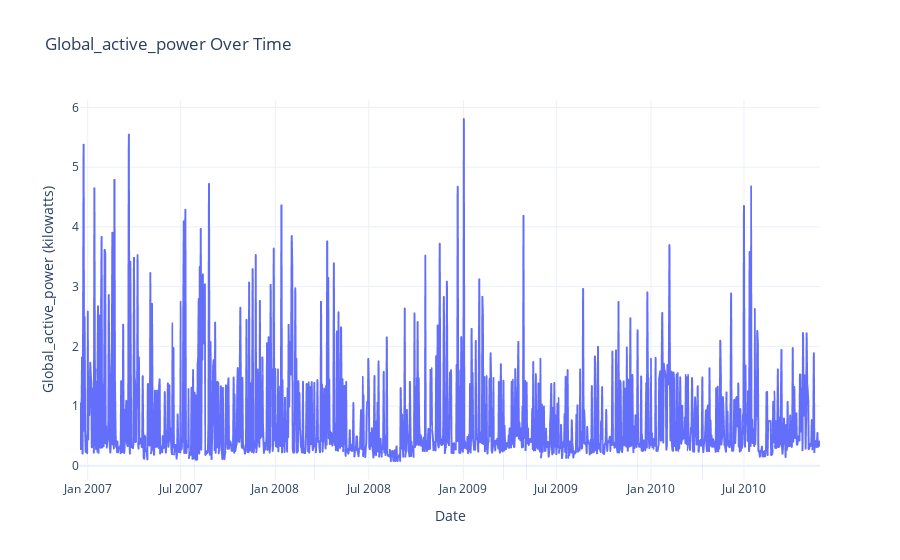
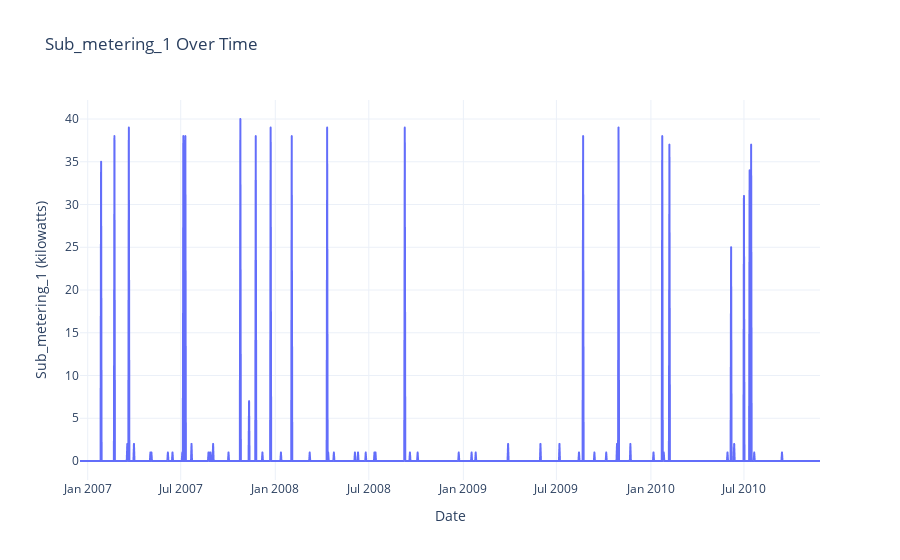
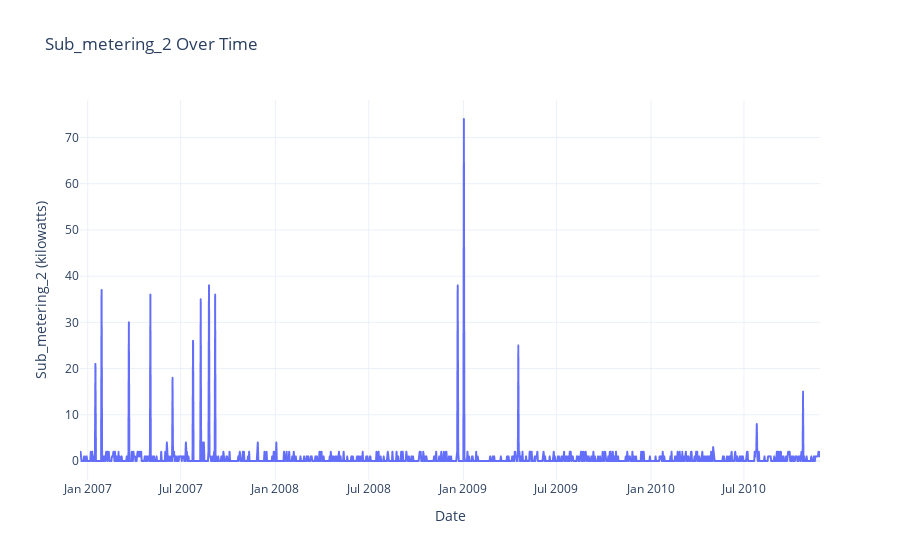
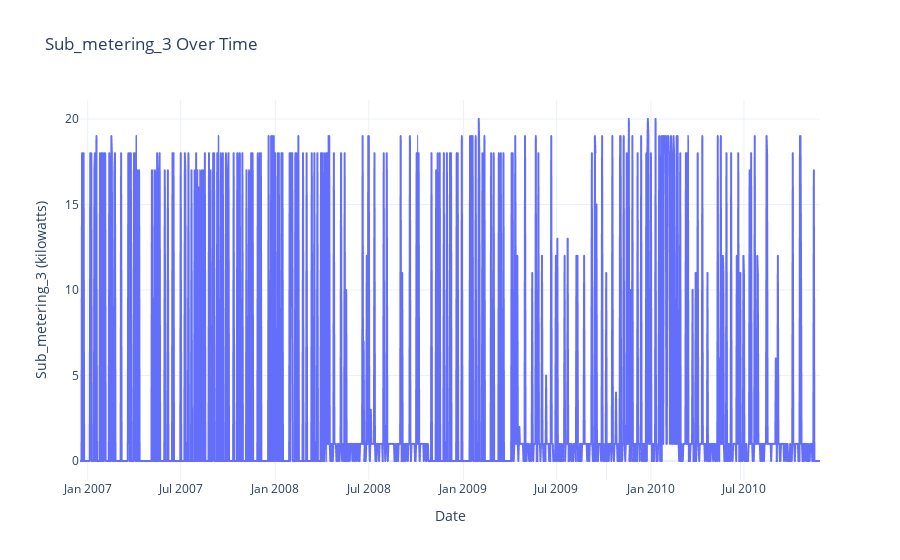

The notebook cell saved with these charts, in order:
### Code cell
# Visualize the energy consumption over time
def energy_consumption_over_time(df):
    for column in ['Global_active_power', 'Sub_metering_1', 'Sub_metering_2', 'Sub_metering_3',]:
        fig = px.line(df, x=df.index, y=column, 
                      title=f'{column} Over Time')
        fig.update_layout(xaxis_title='Date', 
                          yaxis_title=f'{column} (kilowatts)',
                          template='plotly_white')
        fig.show()
energy_consumption_over_time(df)

### Figure 1 — Plotly figure (JSON) as saved in the notebook; plotly's stock layout.template omitted (floating-point values rounded to 4 significant figures; data arrays with more than 128 entries replaced by an {"elided": "..."} marker saying what was removed)
{"data": [{"hovertemplate": "datetime=%{x}<br>Global_active_power=%{y}<extra></extra>", "legendgroup": "", "line": {"color": "#636efa", "dash": "solid"}, "marker": {"symbol": "circle"}, "mode": "lines", "name": "", "showlegend": false, "type": "scattergl", "x": {"elided": "1441 str values"}, "xaxis": "x", "y": {"elided": "1441 float values"}, "yaxis": "y"}], "layout": {"legend": {"tracegroupgap": 0}, "title": {"text": "Global_active_power Over Time"}, "xaxis": {"anchor": "y", "domain": [0, 1], "title": {"text": "Date"}}, "yaxis": {"anchor": "x", "domain": [0, 1], "title": {"text": "Global_active_power (kilowatts)"}}}}

### Figure 2 — Plotly figure (JSON) as saved in the notebook; plotly's stock layout.template omitted (floating-point values rounded to 4 significant figures; data arrays with more than 128 entries replaced by an {"elided": "..."} marker saying what was removed)
{"data": [{"hovertemplate": "datetime=%{x}<br>Sub_metering_1=%{y}<extra></extra>", "legendgroup": "", "line": {"color": "#636efa", "dash": "solid"}, "marker": {"symbol": "circle"}, "mode": "lines", "name": "", "showlegend": false, "type": "scattergl", "x": {"elided": "1441 str values"}, "xaxis": "x", "y": {"elided": "1441 int values"}, "yaxis": "y"}], "layout": {"legend": {"tracegroupgap": 0}, "title": {"text": "Sub_metering_1 Over Time"}, "xaxis": {"anchor": "y", "domain": [0, 1], "title": {"text": "Date"}}, "yaxis": {"anchor": "x", "domain": [0, 1], "title": {"text": "Sub_metering_1 (kilowatts)"}}}}

### Figure 3 — Plotly figure (JSON) as saved in the notebook; plotly's stock layout.template omitted (floating-point values rounded to 4 significant figures; data arrays with more than 128 entries replaced by an {"elided": "..."} marker saying what was removed)
{"data": [{"hovertemplate": "datetime=%{x}<br>Sub_metering_2=%{y}<extra></extra>", "legendgroup": "", "line": {"color": "#636efa", "dash": "solid"}, "marker": {"symbol": "circle"}, "mode": "lines", "name": "", "showlegend": false, "type": "scattergl", "x": {"elided": "1441 str values"}, "xaxis": "x", "y": {"elided": "1441 int values"}, "yaxis": "y"}], "layout": {"legend": {"tracegroupgap": 0}, "title": {"text": "Sub_metering_2 Over Time"}, "xaxis": {"anchor": "y", "domain": [0, 1], "title": {"text": "Date"}}, "yaxis": {"anchor": "x", "domain": [0, 1], "title": {"text": "Sub_metering_2 (kilowatts)"}}}}

### Figure 4 — Plotly figure (JSON) as saved in the notebook; plotly's stock layout.template omitted (floating-point values rounded to 4 significant figures; data arrays with more than 128 entries replaced by an {"elided": "..."} marker saying what was removed)
{"data": [{"hovertemplate": "datetime=%{x}<br>Sub_metering_3=%{y}<extra></extra>", "legendgroup": "", "line": {"color": "#636efa", "dash": "solid"}, "marker": {"symbol": "circle"}, "mode": "lines", "name": "", "showlegend": false, "type": "scattergl", "x": {"elided": "1441 str values"}, "xaxis": "x", "y": {"elided": "1441 int values"}, "yaxis": "y"}], "layout": {"legend": {"tracegroupgap": 0}, "title": {"text": "Sub_metering_3 Over Time"}, "xaxis": {"anchor": "y", "domain": [0, 1], "title": {"text": "Date"}}, "yaxis": {"anchor": "x", "domain": [0, 1], "title": {"text": "Sub_metering_3 (kilowatts)"}}}}
